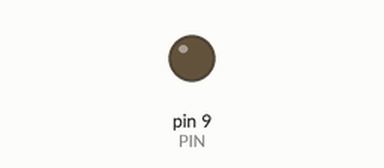
This sketch was run on a simulated Arduino Uno, built with avr-gcc and run on an emulated ATmega328P. Parts: output pins drawn as LEDs (lit = HIGH).

Above: at 1.6 s.
At 4.3 s:
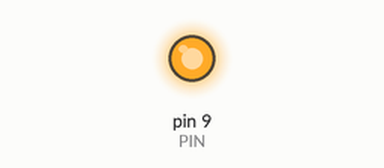
Timing chart, 0 to 10.4 s (numbered marks = the images above):
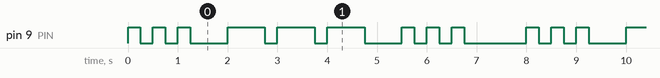

Measured:
- by itself, pin 9 (PIN): repeats every 8.0 s: 2 × (LOW 0.25 s, HIGH 0.25 s), LOW 0.75 s, 2 × (HIGH 0.75 s, LOW 0.25 s), HIGH 0.75 s, LOW 0.75 s, 2 × (HIGH 0.25 s, LOW 0.25 s), HIGH 0.25 s, LOW 1.3 s, HIGH 0.25 s
- by itself, everything shown: repeats every 8.0 s, in 18 steps

The sketch:

SOS.ino
```cpp
#define PIN 9
#define DELAY_FAST_TIME 250
#define DELAY_SLOW_TIME 750

void setup() {
  pinMode(PIN, OUTPUT);
}

void loop() {
  writeSOS();
  delay(1000);
}

void writeSOS() {

  for (int i = 0; i < 3; i++) {
    digitalWrite(PIN, HIGH);
    delay(DELAY_FAST_TIME);
    digitalWrite(PIN, LOW);
    delay(DELAY_FAST_TIME);
  }

  delay(DELAY_FAST_TIME * 2);

  for (int i = 0; i < 3; i++) {
    digitalWrite(PIN, HIGH);
    delay(DELAY_SLOW_TIME);
    digitalWrite(PIN, LOW);
    delay(DELAY_FAST_TIME);
  }

  delay(DELAY_FAST_TIME * 2);

  for (int i = 0; i < 3; i++) {
    digitalWrite(PIN, HIGH);
    delay(DELAY_FAST_TIME);
    digitalWrite(PIN, LOW);
    delay(DELAY_FAST_TIME);
  }
}
```
